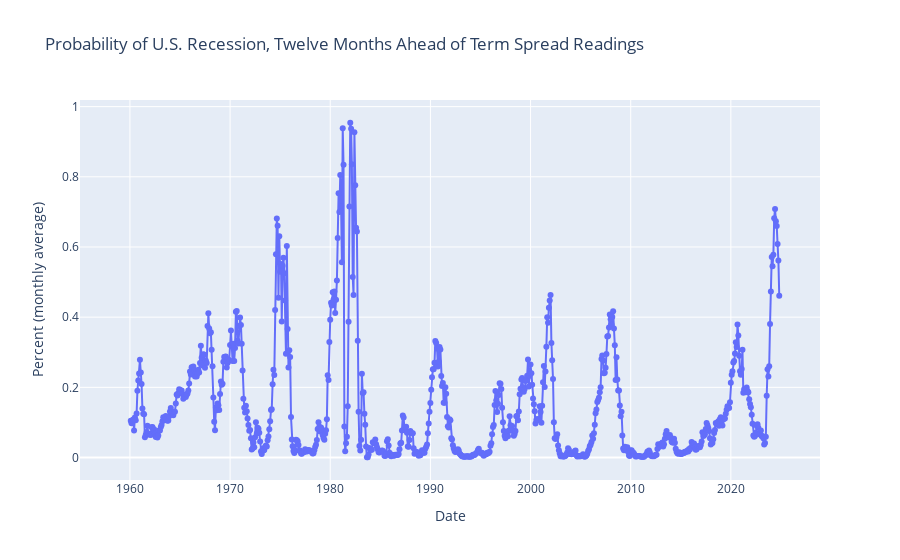

Notebook code cell kept with this figure:
### Code cell
df_recession_prob = plot_recession_prob(df)

### Figure 1 — Plotly figure (JSON) as saved in the notebook; plotly's stock layout.template omitted (floating-point values rounded to 4 significant figures; data arrays with more than 128 entries replaced by an {"elided": "..."} marker saying what was removed)
{"data": [{"mode": "lines+markers", "name": "Treasury Spread", "type": "scatter", "x": {"elided": "790 str values"}, "y": {"elided": "790 float values"}}], "layout": {"showlegend": false, "title": {"text": "Probability of U.S. Recession, Twelve Months Ahead of Term Spread Readings"}, "xaxis": {"title": {"text": "Date"}}, "yaxis": {"title": {"text": "Percent (monthly average)"}}}}
